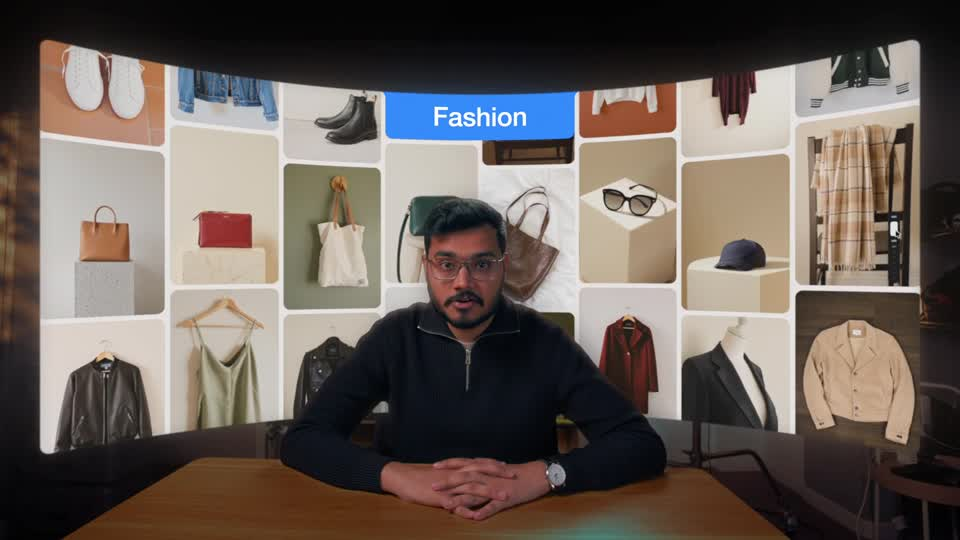
#> input picture founder-depth-type/reference-original-card-wall.jpg, 960 x 540 px
$ python mouth_patch.py ../reference-original-card-wall.jpg ../reference-frame-depth.jpg ../reference-frame-depth.jpg 5 5 5
#> lines starting #> are read from the running program, lines starting #| are printed output that depends on the picture
#!/usr/bin/env python3
"""Cheap lip-flap for a still talking-head: cut a feathered mouth patch from a
'mouth open' Gemini edit and align + colour-match it onto the closed base image.

Usage: python3 mouth_patch.py base.png open.png out_patch.png cx cy [rx ry]
cx,cy = mouth centre in base pixels. Output = RGBA same size as base, opaque only
around the mouth; overlay it on the base and toggle its opacity from the VO envelope.
"""
import sys
import numpy as np
from PIL import Image, ImageFilter

base, opn, out = sys.argv[1:4]
cx, cy = int(sys.argv[4]), int(sys.argv[5])
rx = int(sys.argv[6]) if len(sys.argv) > 6 else 150
ry = int(sys.argv[7]) if len(sys.argv) > 7 else 95
A = Image.open(base).convert("RGB"); O = Image.open(opn).convert("RGB").resize(A.size)
#> further down, A is the input picture: PIL image 960x540 RGB; mean R, G, B 104.9, 95, 89
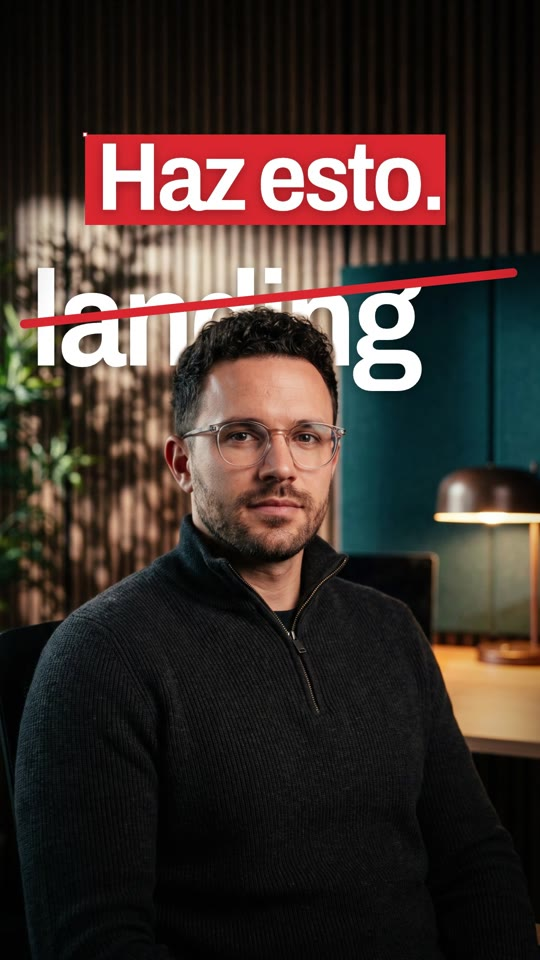
#> input picture founder-depth-type/reference-frame-depth.jpg, 540 x 960 px
#> after `O = Image.open(opn).convert('RGB').resize(A.size)`:
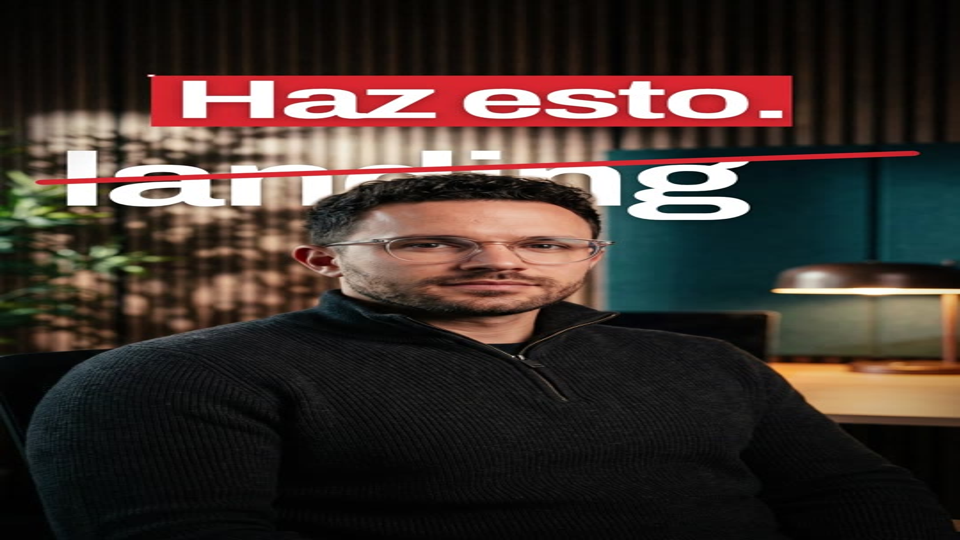
#> O: PIL image 960x540 RGB; mean R, G, B 62.8, 50.4, 45.1
a = np.asarray(A).astype(float)
best = None
for s in np.linspace(0.96, 1.04, 9):           # scale + shift search around the mouth
    W, H = A.size
    Os = O.resize((round(W * s), round(H * s)), Image.LANCZOS)
    o = np.asarray(Os).astype(float)
    ocx, ocy = cx * s, cy * s
    for dy in range(-24, 25, 3):
        for dx in range(-24, 25, 3):
            ys, xs = int(ocy + dy) - ry - 60, int(ocx + dx) - rx - 40
            ref = a[cy - ry - 60:cy - ry + 10, cx - rx - 40:cx + rx + 40]   # nose/moustache band
            cand = o[ys:ys + ref.shape[0], xs:xs + ref.shape[1]]
            if cand.shape != ref.shape:
                continue
            e = np.abs(ref - cand).mean()
            if best is None or e < best[0]:
                best = (e, s, dx, dy)
#> after the loop, best = (nan, 0.96, -24, -24)
e, s, dx, dy = best
#> e = nan; s = 0.96; dx = -24; dy = -24
print(f"align err={e:.1f} scale={s:.3f} dx={dx} dy={dy}")
#| align err=nan scale=0.960 dx=-24 dy=-24
W, H = A.size
Os = np.asarray(O.resize((round(W * s), round(H * s)), Image.LANCZOS)).astype(float)
ox, oy = int(cx * s + dx) - cx, int(cy * s + dy) - cy
#> ox = -24; oy = -24
patch = np.zeros_like(a)
y0, y1, x0, x1 = cy - 2 * ry, cy + 2 * ry, cx - 2 * rx, cx + 2 * rx
#> (the run stopped early here; a loop or call above may not have finished)
